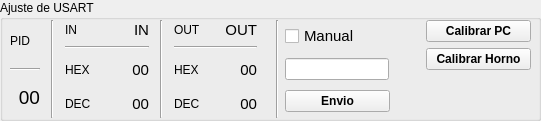
   <widget class="QGroupBox" name="groupBox_6">
    <property name="geometry">
     <rect>
      <x>10</x>
      <y>260</y>
      <width>541</width>
      <height>121</height>
     </rect>
    </property>
    <property name="title">
     <string>Ajuste de USART</string>
    </property>
    <widget class="QWidget" name="layoutWidget">
     <property name="geometry">
      <rect>
       <x>10</x>
       <y>20</y>
       <width>521</width>
       <height>98</height>
      </rect>
     </property>
     <layout class="QHBoxLayout" name="Lay_Debug">
      <item>
       <layout class="QHBoxLayout" name="horizontalLayout_17">
        <item>
         <layout class="QVBoxLayout" name="verticalLayout_5">
          <item>
           <widget class="QLabel" name="label_13">
            <property name="sizePolicy">
             <sizepolicy hsizetype="Fixed" vsizetype="Preferred">
              <horstretch>0</horstretch>
              <verstretch>0</verstretch>
             </sizepolicy>
            </property>
            <property name="text">
             <string>PID</string>
            </property>
            <property name="alignment">
             <set>Qt::AlignCenter</set>
            </property>
           </widget>
          </item>
          <item>
           <widget class="Line" name="line_7">
            <property name="orientation">
             <enum>Qt::Horizontal</enum>
            </property>
           </widget>
          </item>
          <item>
           <widget class="QLabel" name="DATO">
            <property name="enabled">
             <bool>true</bool>
            </property>
            <property name="sizePolicy">
             <sizepolicy hsizetype="Fixed" vsizetype="Preferred">
              <horstretch>0</horstretch>
              <verstretch>0</verstretch>
             </sizepolicy>
            </property>
            <property name="minimumSize">
             <size>
              <width>30</width>
              <height>0</height>
             </size>
            </property>
            <property name="maximumSize">
             <size>
              <width>30</width>
              <height>16777215</height>
             </size>
            </property>
            <property name="font">
             <font>
              <pointsize>14</pointsize>
             </font>
            </property>
            <property name="text">
             <string>00</string>
            </property>
            <property name="alignment">
             <set>Qt::AlignRight|Qt::AlignTrailing|Qt::AlignVCenter</set>
            </property>
           </widget>
          </item>
         </layout>
        </item>
        <item>
         <spacer name="horizontalSpacer_2">
          <property name="orientation">
           <enum>Qt::Horizontal</enum>
          </property>
          <property name="sizeType">
           <enum>QSizePolicy::Fixed</enum>
          </property>
          <property name="sizeHint" stdset="0">
           <size>
            <width>5</width>
            <height>20</height>
           </size>
          </property>
         </spacer>
        </item>
        <item>
         <widget class="Line" name="line_6">
          <property name="orientation">
           <enum>Qt::Vertical</enum>
          </property>
         </widget>
        </item>
        <item>
         <spacer name="horizontalSpacer_3">
          <property name="orientation">
           <enum>Qt::Horizontal</enum>
          </property>
          <property name="sizeType">
           <enum>QSizePolicy::Fixed</enum>
          </property>
          <property name="sizeHint" stdset="0">
           <size>
            <width>5</width>
            <height>20</height>
           </size>
          </property>
         </spacer>
        </item>
        <item>
         <layout class="QVBoxLayout" name="verticalLayout_6">
          <property name="sizeConstraint">
           <enum>QLayout::SetFixedSize</enum>
          </property>
          <item>
           <layout class="QHBoxLayout" name="horizontalLayout_9">
            <item>
             <widget class="QLabel" name="label_4">
              <property name="text">
               <string>IN</string>
              </property>
             </widget>
            </item>
            <item>
             <spacer name="horizontalSpacer_8">
              <property name="orientation">
               <enum>Qt::Horizontal</enum>
              </property>
              <property name="sizeType">
               <enum>QSizePolicy::Fixed</enum>
              </property>
              <property name="sizeHint" stdset="0">
               <size>
                <width>5</width>
                <height>20</height>
               </size>
              </property>
             </spacer>
            </item>
            <item>
             <widget class="QLabel" name="Dato_PIC">
              <property name="maximumSize">
               <size>
                <width>16777215</width>
                <height>20</height>
               </size>
              </property>
              <property name="font">
               <font>
                <pointsize>11</pointsize>
               </font>
              </property>
              <property name="text">
               <string>IN</string>
              </property>
              <property name="alignment">
               <set>Qt::AlignRight|Qt::AlignTrailing|Qt::AlignVCenter</set>
              </property>
             </widget>
            </item>
           </layout>
          </item>
          <item>
           <widget class="Line" name="line">
            <property name="orientation">
             <enum>Qt::Horizontal</enum>
            </property>
           </widget>
          </item>
          <item>
           <layout class="QHBoxLayout" name="horizontalLayout_15">
            <item>
             <widget class="QLabel" name="label_9">
              <property name="text">
               <string>HEX</string>
              </property>
             </widget>
            </item>
            <item>
             <widget class="QLabel" name="label_10">
              <property name="font">
               <font>
                <pointsize>11</pointsize>
               </font>
              </property>
              <property name="text">
               <string>00</string>
              </property>
              <property name="alignment">
               <set>Qt::AlignRight|Qt::AlignTrailing|Qt::AlignVCenter</set>
              </property>
             </widget>
            </item>
           </layout>
          </item>
          <item>
           <layout class="QHBoxLayout" name="horizontalLayout_16">
            <item>
             <widget class="QLabel" name="label_11">
              <property name="text">
               <string>DEC</string>
              </property>
             </widget>
            </item>
            <item>
             <widget class="QLabel" name="label_12">
              <property name="font">
               <font>
                <pointsize>11</pointsize>
               </font>
              </property>
              <property name="text">
               <string>00</string>
              </property>
              <property name="alignment">
               <set>Qt::AlignRight|Qt::AlignTrailing|Qt::AlignVCenter</set>
              </property>
             </widget>
            </item>
           </layout>
          </item>
         </layout>
        </item>
        <item>
         <spacer name="horizontalSpacer_4">
          <property name="orientation">
           <enum>Qt::Horizontal</enum>
          </property>
          <property name="sizeType">
           <enum>QSizePolicy::Fixed</enum>
          </property>
          <property name="sizeHint" stdset="0">
           <size>
            <width>5</width>
            <height>20</height>
           </size>
          </property>
         </spacer>
        </item>
        <item>
         <widget class="Line" name="line_4">
          <property name="orientation">
           <enum>Qt::Vertical</enum>
          </property>
         </widget>
        </item>
        <item>
         <spacer name="horizontalSpacer_5">
          <property name="orientation">
           <enum>Qt::Horizontal</enum>
          </property>
          <property name="sizeType">
           <enum>QSizePolicy::Fixed</enum>
          </property>
          <property name="sizeHint" stdset="0">
           <size>
            <width>5</width>
            <height>20</height>
           </size>
          </property>
         </spacer>
        </item>
        <item>
         <layout class="QVBoxLayout" name="verticalLayout_2">
          <property name="sizeConstraint">
           <enum>QLayout::SetFixedSize</enum>
          </property>
          <item>
           <layout class="QHBoxLayout" name="horizontalLayout_12">
            <item>
             <widget class="QLabel" name="label_3">
              <property name="text">
               <string>OUT</string>
              </property>
             </widget>
            </item>
            <item>
             <spacer name="horizontalSpacer_7">
              <property name="orientation">
               <enum>Qt::Horizontal</enum>
              </property>
              <property name="sizeType">
               <enum>QSizePolicy::Fixed</enum>
              </property>
              <property name="sizeHint" stdset="0">
               <size>
                <width>5</width>
                <height>20</height>
               </size>
              </property>
             </spacer>
            </item>
            <item>
             <widget class="QLabel" name="Dato_PC">
              <property name="maximumSize">
               <size>
                <width>16777215</width>
                <height>20</height>
               </size>
              </property>
              <property name="font">
               <font>
                <pointsize>11</pointsize>
               </font>
              </property>
              <property name="text">
               <string>OUT</string>
              </property>
              <property name="alignment">
               <set>Qt::AlignRight|Qt::AlignTrailing|Qt::AlignVCenter</set>
              </property>
             </widget>
            </item>
           </layout>
          </item>
          <item>
           <widget class="Line" name="line_2">
            <property name="orientation">
             <enum>Qt::Horizontal</enum>
            </property>
           </widget>
          </item>
          <item>
           <layout class="QHBoxLayout" name="horizontalLayout_13">
            <item>
             <widget class="QLabel" name="label_5">
              <property name="text">
               <string>HEX</string>
              </property>
             </widget>
            </item>
            <item>
             <spacer name="horizontalSpacer_10">
              <property name="orientation">
               <enum>Qt::Horizontal</enum>
              </property>
              <property name="sizeType">
               <enum>QSizePolicy::Fixed</enum>
              </property>
              <property name="sizeHint" stdset="0">
               <size>
                <width>5</width>
                <height>20</height>
               </size>
              </property>
             </spacer>
            </item>
            <item>
             <widget class="QLabel" name="label_6">
              <property name="font">
               <font>
                <pointsize>11</pointsize>
                <weight>50</weight>
                <bold>false</bold>
               </font>
              </property>
              <property name="text">
               <string>00</string>
              </property>
              <property name="alignment">
               <set>Qt::AlignRight|Qt::AlignTrailing|Qt::AlignVCenter</set>
              </property>
             </widget>
            </item>
           </layout>
          </item>
          <item>
           <layout class="QHBoxLayout" name="horizontalLayout_14">
            <item>
             <widget class="QLabel" name="label_7">
              <property name="text">
               <string>DEC</string>
              </property>
             </widget>
            </item>
            <item>
             <spacer name="horizontalSpacer_11">
              <property name="orientation">
               <enum>Qt::Horizontal</enum>
              </property>
              <property name="sizeType">
               <enum>QSizePolicy::Fixed</enum>
              </property>
              <property name="sizeHint" stdset="0">
               <size>
                <width>5</width>
                <height>20</height>
               </size>
              </property>
             </spacer>
            </item>
            <item>
             <widget class="QLabel" name="label_8">
              <property name="font">
               <font>
                <pointsize>11</pointsize>
               </font>
              </property>
              <property name="text">
               <string>00</string>
              </property>
              <property name="alignment">
               <set>Qt::AlignRight|Qt::AlignTrailing|Qt::AlignVCenter</set>
              </property>
             </widget>
            </item>
           </layout>
          </item>
         </layout>
        </item>
       </layout>
      </item>
      <item>
       <spacer name="horizontalSpacer_6">
        <property name="orientation">
         <enum>Qt::Horizontal</enum>
        </property>
        <property name="sizeType">
         <enum>QSizePolicy::Fixed</enum>
        </property>
        <property name="sizeHint" stdset="0">
         <size>
          <width>13</width>
          <height>20</height>
         </size>
        </property>
       </spacer>
      </item>
      <item>
       <widget class="Line" name="line_3">
        <property name="orientation">
         <enum>Qt::Vertical</enum>
        </property>
       </widget>
      </item>
      <item>
       <layout class="QVBoxLayout" name="verticalLayout_4">
        <property name="sizeConstraint">
         <enum>QLayout::SetFixedSize</enum>
        </property>
        <item>
         <widget class="QCheckBox" name="checkBox">
          <property name="sizePolicy">
           <sizepolicy hsizetype="Fixed" vsizetype="Fixed">
            <horstretch>0</horstretch>
            <verstretch>0</verstretch>
           </sizepolicy>
          </property>
          <property name="maximumSize">
           <size>
            <width>105</width>
            <height>16777215</height>
           </size>
          </property>
          <property name="font">
           <font>
            <pointsize>11</pointsize>
           </font>
          </property>
          <property name="text">
           <string>Manual</string>
          </property>
         </widget>
        </item>
        <item>
         <widget class="QLineEdit" name="Edit_Envio">
          <property name="sizePolicy">
           <sizepolicy hsizetype="Fixed" vsizetype="Fixed">
            <horstretch>0</horstretch>
            <verstretch>0</verstretch>
           </sizepolicy>
          </property>
          <property name="maximumSize">
           <size>
            <width>104</width>
            <height>16777215</height>
           </size>
          </property>
          <property name="inputMethodHints">
           <set>Qt::ImhNone</set>
          </property>
          <property name="alignment">
           <set>Qt::AlignCenter</set>
          </property>
         </widget>
        </item>
        <item>
         <widget class="QPushButton" name="Bot_Envio">
          <property name="sizePolicy">
           <sizepolicy hsizetype="Fixed" vsizetype="Fixed">
            <horstretch>0</horstretch>
            <verstretch>0</verstretch>
           </sizepolicy>
          </property>
          <property name="maximumSize">
           <size>
            <width>105</width>
            <height>16777215</height>
           </size>
          </property>
          <property name="font">
           <font>
            <weight>75</weight>
            <bold>true</bold>
           </font>
          </property>
          <property name="cursor">
           <cursorShape>PointingHandCursor</cursorShape>
          </property>
          <property name="text">
           <string>Envio</string>
          </property>
          <property name="icon">
           <iconset resource="pics.qrc">
            <normaloff>:/pics/icon-venue-access.png</normaloff>:/pics/icon-venue-access.png</iconset>
          </property>
          <property name="iconSize">
           <size>
            <width>32</width>
            <height>32</height>
           </size>
          </property>
          <property name="default">
           <bool>false</bool>
          </property>
          <property name="flat">
           <bool>false</bool>
          </property>
         </widget>
        </item>
       </layout>
      </item>
      <item>
       <spacer name="horizontalSpacer_13">
        <property name="orientation">
         <enum>Qt::Horizontal</enum>
        </property>
        <property name="sizeType">
         <enum>QSizePolicy::Fixed</enum>
        </property>
        <property name="sizeHint" stdset="0">
         <size>
          <width>30</width>
          <height>20</height>
         </size>
        </property>
       </spacer>
      </item>
      <item>
       <layout class="QVBoxLayout" name="verticalLayout_7">
        <property name="sizeConstraint">
         <enum>QLayout::SetFixedSize</enum>
        </property>
        <item>
         <widget class="QPushButton" name="pushButton_2">
          <property name="sizePolicy">
           <sizepolicy hsizetype="Fixed" vsizetype="Fixed">
            <horstretch>0</horstretch>
            <verstretch>0</verstretch>
           </sizepolicy>
          </property>
          <property name="maximumSize">
           <size>
            <width>105</width>
            <height>16777215</height>
           </size>
          </property>
          <property name="font">
           <font>
            <weight>75</weight>
            <bold>true</bold>
           </font>
          </property>
          <property name="cursor">
           <cursorShape>PointingHandCursor</cursorShape>
          </property>
          <property name="text">
           <string>Calibrar PC</string>
          </property>
         </widget>
        </item>
        <item>
         <widget class="QPushButton" name="pushButton">
          <property name="font">
           <font>
            <weight>75</weight>
            <bold>true</bold>
           </font>
          </property>
          <property name="cursor">
           <cursorShape>PointingHandCursor</cursorShape>
          </property>
          <property name="text">
           <string>Calibrar Horno</string>
          </property>
         </widget>
        </item>
        <item>
         <widget class="QLabel" name="check_calib">
          <property name="sizePolicy">
           <sizepolicy hsizetype="Fixed" vsizetype="Preferred">
            <horstretch>0</horstretch>
            <verstretch>0</verstretch>
           </sizepolicy>
          </property>
          <property name="maximumSize">
           <size>
            <width>105</width>
            <height>16777215</height>
           </size>
          </property>
          <property name="text">
           <string/>
          </property>
          <property name="alignment">
           <set>Qt::AlignCenter</set>
          </property>
         </widget>
        </item>
       </layout>
      </item>
     </layout>
    </widget>
   </widget>
